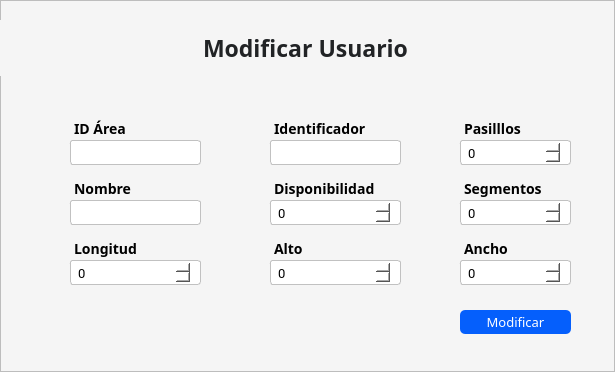
<?xml version="1.0" encoding="UTF-8"?>
<ui version="4.0">
 <class>MainWindow</class>
 <widget class="QMainWindow" name="MainWindow">
  <property name="geometry">
   <rect>
    <x>0</x>
    <y>0</y>
    <width>615</width>
    <height>372</height>
   </rect>
  </property>
  <property name="windowTitle">
   <string>MainWindow</string>
  </property>
  <widget class="QWidget" name="centralwidget">
   <layout class="QVBoxLayout" name="verticalLayout">
    <property name="spacing">
     <number>0</number>
    </property>
    <property name="leftMargin">
     <number>0</number>
    </property>
    <property name="topMargin">
     <number>0</number>
    </property>
    <property name="rightMargin">
     <number>0</number>
    </property>
    <property name="bottomMargin">
     <number>0</number>
    </property>
    <item>
     <widget class="QFrame" name="frame_2">
      <property name="minimumSize">
       <size>
        <width>0</width>
        <height>300</height>
       </size>
      </property>
      <property name="maximumSize">
       <size>
        <width>16777215</width>
        <height>16777215</height>
       </size>
      </property>
      <property name="styleSheet">
       <string notr="true">background: #f5f5f5;
</string>
      </property>
      <property name="frameShape">
       <enum>QFrame::StyledPanel</enum>
      </property>
      <property name="frameShadow">
       <enum>QFrame::Raised</enum>
      </property>
      <widget class="QPushButton" name="modificar_btn">
       <property name="geometry">
        <rect>
         <x>460</x>
         <y>310</y>
         <width>111</width>
         <height>24</height>
        </rect>
       </property>
       <property name="font">
        <font>
         <family>Cairo</family>
         <pointsize>10</pointsize>
        </font>
       </property>
       <property name="cursor">
        <cursorShape>PointingHandCursor</cursorShape>
       </property>
       <property name="styleSheet">
        <string notr="true">QPushButton{
background-color: #055ffc;
color:#fff;
border-radius: 5px;
text-align:center;
}

QPushButton:hover{

}</string>
       </property>
       <property name="text">
        <string>Modificar</string>
       </property>
      </widget>
      <widget class="QLineEdit" name="IdArea_input">
       <property name="geometry">
        <rect>
         <x>60</x>
         <y>140</y>
         <width>141</width>
         <height>25</height>
        </rect>
       </property>
       <property name="minimumSize">
        <size>
         <width>0</width>
         <height>0</height>
        </size>
       </property>
       <property name="maximumSize">
        <size>
         <width>16777215</width>
         <height>25</height>
        </size>
       </property>
       <property name="styleSheet">
        <string notr="true">QLineEdit{
background-color: #fff;
border: 0.5px solid #c1c1c1;
border-radius: 3px;
padding: 4 5px;
color: rgb(0, 0, 0);
font-size:13px;
font-weight: 400;
margin-left: 10px;

}
</string>
       </property>
       <property name="placeholderText">
        <string/>
       </property>
      </widget>
      <widget class="QSpinBox" name="pasillos_num">
       <property name="geometry">
        <rect>
         <x>450</x>
         <y>140</y>
         <width>121</width>
         <height>25</height>
        </rect>
       </property>
       <property name="styleSheet">
        <string notr="true">background-color: #fff;
border-radius: 3px;
padding: 4 5px;
color: rgb(0, 0, 0);
font-family:Roboto;
border: 0.5px solid #c1c1c1;
font-size:13px;
font-weight: 400;
margin-left: 10px;
</string>
       </property>
       <property name="maximum">
        <number>999</number>
       </property>
      </widget>
      <widget class="QLabel" name="label_IdArea">
       <property name="geometry">
        <rect>
         <x>60</x>
         <y>110</y>
         <width>131</width>
         <height>27</height>
        </rect>
       </property>
       <property name="font">
        <font>
         <family>Cairo</family>
         <pointsize>-1</pointsize>
         <weight>75</weight>
         <bold>true</bold>
        </font>
       </property>
       <property name="styleSheet">
        <string notr="true">font-size: 14px;
margin-top:10px;
margin-left:10px

</string>
       </property>
       <property name="text">
        <string>ID Área</string>
       </property>
      </widget>
      <widget class="QLabel" name="label_nombre">
       <property name="geometry">
        <rect>
         <x>60</x>
         <y>170</y>
         <width>131</width>
         <height>27</height>
        </rect>
       </property>
       <property name="font">
        <font>
         <family>Cairo</family>
         <pointsize>-1</pointsize>
         <weight>75</weight>
         <bold>true</bold>
        </font>
       </property>
       <property name="styleSheet">
        <string notr="true">font-size: 14px;
margin-top:10px;
margin-left:10px

</string>
       </property>
       <property name="text">
        <string>Nombre</string>
       </property>
      </widget>
      <widget class="QLineEdit" name="identificador_input">
       <property name="geometry">
        <rect>
         <x>260</x>
         <y>140</y>
         <width>141</width>
         <height>25</height>
        </rect>
       </property>
       <property name="minimumSize">
        <size>
         <width>0</width>
         <height>0</height>
        </size>
       </property>
       <property name="maximumSize">
        <size>
         <width>16777215</width>
         <height>25</height>
        </size>
       </property>
       <property name="styleSheet">
        <string notr="true">QLineEdit{
background-color: #fff;
border: 0.5px solid #c1c1c1;
border-radius: 3px;
padding: 4 5px;
color: rgb(0, 0, 0);
font-family:Roboto;
font-size:13px;
font-weight: 400;
margin-left: 10px;

}
</string>
       </property>
       <property name="placeholderText">
        <string/>
       </property>
      </widget>
      <widget class="QLineEdit" name="nombre_input">
       <property name="geometry">
        <rect>
         <x>60</x>
         <y>200</y>
         <width>141</width>
         <height>25</height>
        </rect>
       </property>
       <property name="minimumSize">
        <size>
         <width>0</width>
         <height>0</height>
        </size>
       </property>
       <property name="maximumSize">
        <size>
         <width>16777215</width>
         <height>25</height>
        </size>
       </property>
       <property name="styleSheet">
        <string notr="true">QLineEdit{
background-color: #fff;
border: 0.5px solid #c1c1c1;
border-radius: 3px;
padding: 4 5px;
color: rgb(0, 0, 0);
font-family:Roboto;
font-size:13px;
font-weight: 400;
margin-left: 10px;

}
</string>
       </property>
       <property name="placeholderText">
        <string/>
       </property>
      </widget>
      <widget class="QSpinBox" name="disponibilidad_num">
       <property name="geometry">
        <rect>
         <x>260</x>
         <y>200</y>
         <width>141</width>
         <height>25</height>
        </rect>
       </property>
       <property name="styleSheet">
        <string notr="true">background-color: #fff;
border-radius: 3px;
padding: 4 5px;
color: rgb(0, 0, 0);
font-family:Roboto;
border: 0.5px solid #c1c1c1;
font-size:13px;
font-weight: 400;
margin-left: 10px;
</string>
       </property>
       <property name="minimum">
        <number>0</number>
       </property>
       <property name="maximum">
        <number>999</number>
       </property>
      </widget>
      <widget class="QLabel" name="label_alto">
       <property name="geometry">
        <rect>
         <x>260</x>
         <y>230</y>
         <width>131</width>
         <height>27</height>
        </rect>
       </property>
       <property name="font">
        <font>
         <family>Cairo</family>
         <pointsize>-1</pointsize>
         <weight>75</weight>
         <bold>true</bold>
        </font>
       </property>
       <property name="styleSheet">
        <string notr="true">font-size: 14px;
margin-top:10px;
margin-left:10px

</string>
       </property>
       <property name="text">
        <string>Alto</string>
       </property>
      </widget>
      <widget class="QSpinBox" name="segmentos_num">
       <property name="geometry">
        <rect>
         <x>450</x>
         <y>200</y>
         <width>121</width>
         <height>25</height>
        </rect>
       </property>
       <property name="styleSheet">
        <string notr="true">background-color: #fff;
border-radius: 3px;
padding: 4 5px;
color: rgb(0, 0, 0);
font-family:Roboto;
border: 0.5px solid #c1c1c1;
font-size:13px;
font-weight: 400;
margin-left: 10px;
</string>
       </property>
       <property name="minimum">
        <number>0</number>
       </property>
       <property name="maximum">
        <number>999</number>
       </property>
      </widget>
      <widget class="QSpinBox" name="longitud_num">
       <property name="geometry">
        <rect>
         <x>60</x>
         <y>260</y>
         <width>141</width>
         <height>25</height>
        </rect>
       </property>
       <property name="styleSheet">
        <string notr="true">background-color: #fff;
border-radius: 3px;
padding: 4 5px;
color: rgb(0, 0, 0);
font-family:Roboto;
border: 0.5px solid #c1c1c1;
font-size:13px;
font-weight: 400;
margin-left: 10px;
</string>
       </property>
       <property name="minimum">
        <number>0</number>
       </property>
       <property name="maximum">
        <number>999</number>
       </property>
      </widget>
      <widget class="QLabel" name="label_longitud">
       <property name="geometry">
        <rect>
         <x>60</x>
         <y>230</y>
         <width>131</width>
         <height>27</height>
        </rect>
       </property>
       <property name="font">
        <font>
         <family>Cairo</family>
         <pointsize>-1</pointsize>
         <weight>75</weight>
         <bold>true</bold>
        </font>
       </property>
       <property name="styleSheet">
        <string notr="true">font-size: 14px;
margin-top:10px;
margin-left:10px

</string>
       </property>
       <property name="text">
        <string>Longitud</string>
       </property>
      </widget>
      <widget class="QLabel" name="label_identificador">
       <property name="geometry">
        <rect>
         <x>260</x>
         <y>110</y>
         <width>131</width>
         <height>27</height>
        </rect>
       </property>
       <property name="font">
        <font>
         <family>Cairo</family>
         <pointsize>-1</pointsize>
         <weight>75</weight>
         <bold>true</bold>
        </font>
       </property>
       <property name="styleSheet">
        <string notr="true">font-size: 14px;
margin-top:10px;
margin-left:10px

</string>
       </property>
       <property name="text">
        <string>Identificador</string>
       </property>
      </widget>
      <widget class="QLabel" name="label_ancho">
       <property name="geometry">
        <rect>
         <x>450</x>
         <y>230</y>
         <width>131</width>
         <height>27</height>
        </rect>
       </property>
       <property name="font">
        <font>
         <family>Cairo</family>
         <pointsize>-1</pointsize>
         <weight>75</weight>
         <bold>true</bold>
        </font>
       </property>
       <property name="styleSheet">
        <string notr="true">font-size: 14px;
margin-top:10px;
margin-left:10px

</string>
       </property>
       <property name="text">
        <string>Ancho</string>
       </property>
      </widget>
      <widget class="QLabel" name="label_segmentos">
       <property name="geometry">
        <rect>
         <x>450</x>
         <y>170</y>
         <width>131</width>
         <height>27</height>
        </rect>
       </property>
       <property name="font">
        <font>
         <family>Cairo</family>
         <pointsize>-1</pointsize>
         <weight>75</weight>
         <bold>true</bold>
        </font>
       </property>
       <property name="styleSheet">
        <string notr="true">font-size: 14px;
margin-top:10px;
margin-left:10px

</string>
       </property>
       <property name="text">
        <string>Segmentos</string>
       </property>
      </widget>
      <widget class="QLabel" name="label_disponibilidad">
       <property name="geometry">
        <rect>
         <x>260</x>
         <y>170</y>
         <width>131</width>
         <height>27</height>
        </rect>
       </property>
       <property name="font">
        <font>
         <family>Cairo</family>
         <pointsize>-1</pointsize>
         <weight>75</weight>
         <bold>true</bold>
        </font>
       </property>
       <property name="styleSheet">
        <string notr="true">font-size: 14px;
margin-top:10px;
margin-left:10px

</string>
       </property>
       <property name="text">
        <string>Disponibilidad</string>
       </property>
      </widget>
      <widget class="QSpinBox" name="ancho_num">
       <property name="geometry">
        <rect>
         <x>450</x>
         <y>260</y>
         <width>121</width>
         <height>25</height>
        </rect>
       </property>
       <property name="styleSheet">
        <string notr="true">background-color: #fff;
border-radius: 3px;
padding: 4 5px;
color: rgb(0, 0, 0);
font-family:Roboto;
border: 0.5px solid #c1c1c1;
font-size:13px;
font-weight: 400;
margin-left: 10px;
</string>
       </property>
       <property name="minimum">
        <number>0</number>
       </property>
       <property name="maximum">
        <number>999</number>
       </property>
      </widget>
      <widget class="QLabel" name="label_pasillos">
       <property name="geometry">
        <rect>
         <x>450</x>
         <y>110</y>
         <width>131</width>
         <height>27</height>
        </rect>
       </property>
       <property name="font">
        <font>
         <family>Cairo</family>
         <pointsize>-1</pointsize>
         <weight>75</weight>
         <bold>true</bold>
        </font>
       </property>
       <property name="styleSheet">
        <string notr="true">font-size: 14px;
margin-top:10px;
margin-left:10px

</string>
       </property>
       <property name="text">
        <string>Pasilllos</string>
       </property>
      </widget>
      <widget class="QSpinBox" name="alto_num">
       <property name="geometry">
        <rect>
         <x>260</x>
         <y>260</y>
         <width>141</width>
         <height>25</height>
        </rect>
       </property>
       <property name="styleSheet">
        <string notr="true">background-color: #fff;
border-radius: 3px;
padding: 4 5px;
color: rgb(0, 0, 0);
font-family:Roboto;
border: 0.5px solid #c1c1c1;
font-size:13px;
font-weight: 400;
margin-left: 10px;
</string>
       </property>
       <property name="minimum">
        <number>0</number>
       </property>
       <property name="maximum">
        <number>999</number>
       </property>
      </widget>
      <widget class="QLabel" name="label_5">
       <property name="geometry">
        <rect>
         <x>0</x>
         <y>20</y>
         <width>611</width>
         <height>61</height>
        </rect>
       </property>
       <property name="font">
        <font>
         <family>Cairo</family>
         <pointsize>17</pointsize>
         <weight>75</weight>
         <bold>true</bold>
         <kerning>true</kerning>
        </font>
       </property>
       <property name="styleSheet">
        <string notr="true">color: #212325;
margin-bottom: 5px</string>
       </property>
       <property name="text">
        <string>Modificar Usuario</string>
       </property>
       <property name="alignment">
        <set>Qt::AlignCenter</set>
       </property>
      </widget>
     </widget>
    </item>
   </layout>
  </widget>
 </widget>
 <resources>
  <include location="../img/img.qrc"/>
 </resources>
 <connections/>
</ui>
